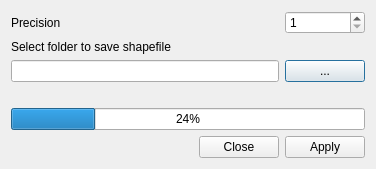
<?xml version="1.0" encoding="UTF-8"?>
<ui version="4.0">
 <class>grid_geohash_form</class>
 <widget class="QDialog" name="grid_geohash_form">
  <property name="windowModality">
   <enum>Qt::NonModal</enum>
  </property>
  <property name="enabled">
   <bool>true</bool>
  </property>
  <property name="geometry">
   <rect>
    <x>0</x>
    <y>0</y>
    <width>376</width>
    <height>165</height>
   </rect>
  </property>
  <property name="mouseTracking">
   <bool>false</bool>
  </property>
  <property name="windowTitle">
   <string>Geohash Grid Generator</string>
  </property>
  <layout class="QVBoxLayout" name="verticalLayout">
   <item>
    <layout class="QGridLayout" name="gridLayout">
     <property name="verticalSpacing">
      <number>20</number>
     </property>
    </layout>
   </item>
   <item>
    <layout class="QGridLayout" name="gridLayout_2">
     <item row="4" column="0" colspan="2">
      <widget class="QProgressBar" name="status">
       <property name="value">
        <number>24</number>
       </property>
      </widget>
     </item>
     <item row="3" column="0" colspan="2">
      <widget class="QLabel" name="LblStatus">
       <property name="text">
        <string/>
       </property>
      </widget>
     </item>
     <item row="2" column="0">
      <widget class="QLineEdit" name="LinOutputFolder">
       <property name="readOnly">
        <bool>true</bool>
       </property>
      </widget>
     </item>
     <item row="2" column="1">
      <widget class="QPushButton" name="BtnOutputFolder">
       <property name="text">
        <string>...</string>
       </property>
      </widget>
     </item>
     <item row="1" column="0" colspan="2">
      <widget class="QLabel" name="Label">
       <property name="text">
        <string>Select folder to save shapefile</string>
       </property>
      </widget>
     </item>
     <item row="0" column="1">
      <widget class="QSpinBox" name="spinPrecision">
       <property name="toolTip">
        <string>Geohash Precision [1,30]</string>
       </property>
       <property name="minimum">
        <number>1</number>
       </property>
       <property name="maximum">
        <number>30</number>
       </property>
      </widget>
     </item>
     <item row="0" column="0">
      <widget class="QLabel" name="label_2">
       <property name="text">
        <string>Precision</string>
       </property>
      </widget>
     </item>
    </layout>
   </item>
   <item>
    <widget class="QDialogButtonBox" name="BtnApplyClose">
     <property name="standardButtons">
      <set>QDialogButtonBox::Apply|QDialogButtonBox::Close</set>
     </property>
    </widget>
   </item>
  </layout>
 </widget>
 <resources/>
 <connections>
  <connection>
   <sender>BtnApplyClose</sender>
   <signal>accepted()</signal>
   <receiver>grid_geohash_form</receiver>
   <slot>accept()</slot>
   <hints>
    <hint type="sourcelabel">
     <x>251</x>
     <y>272</y>
    </hint>
    <hint type="destinationlabel">
     <x>169</x>
     <y>143</y>
    </hint>
   </hints>
  </connection>
  <connection>
   <sender>BtnApplyClose</sender>
   <signal>rejected()</signal>
   <receiver>grid_geohash_form</receiver>
   <slot>reject()</slot>
   <hints>
    <hint type="sourcelabel">
     <x>251</x>
     <y>272</y>
    </hint>
    <hint type="destinationlabel">
     <x>169</x>
     <y>143</y>
    </hint>
   </hints>
  </connection>
 </connections>
</ui>
